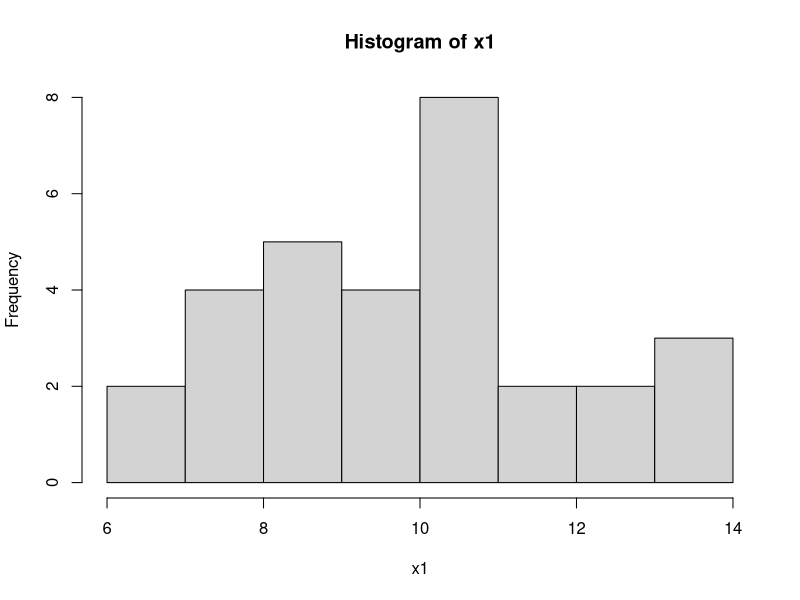
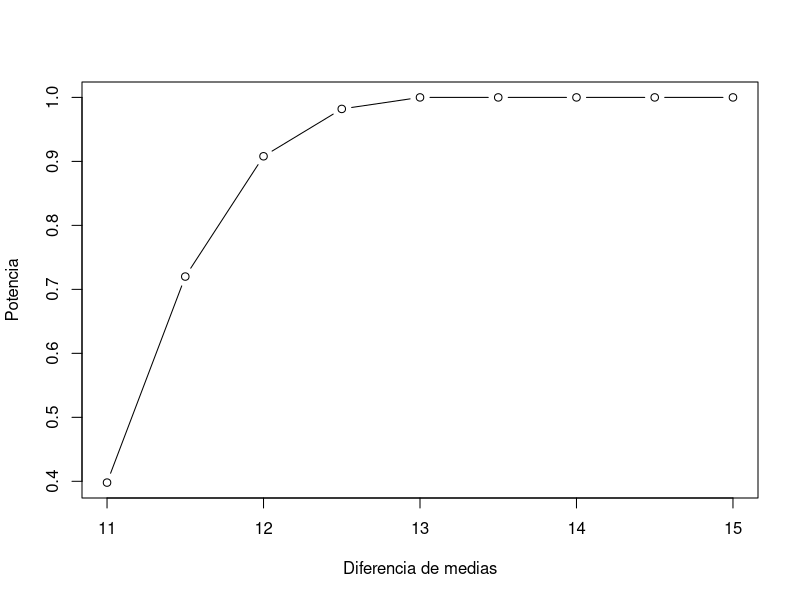

Write R code to recreate these figures, in order.
## ---- chunk 1
set.seed(123) # Para reproducibilidad
n1 <- 30
n2 <- 30
mu1 <- 10
mu2 <- 12
sd1 <- 2
sd2 <- 2.5
(x1 <- rnorm(n1, mu1, sd1))
(x2 <- rnorm(n2, mu2, sd2))
hist(x1)

## ---- chunk 2
t.test(x1, x2, var.equal = TRUE)

## ---- chunk 3
# Simulación de la potencia
set.seed(123) # Para reproducibilidad
n1 <- 30
n2 <- 30
mu1 <- 10
mu2 <- seq(11, 15, 0.5) # Diferentes valores de la media de la segunda muestra
sd1 <- 2
sd2 <- 2.5

nsim <- 1000
power <- rep(NA, length(mu2))

for (i in seq_along(mu2)) {
  detect <- rep(NA, nsim)
  for (j in 1:nsim) {
    x1 <- rnorm(n1, mu1, sd1)
    x2 <- rnorm(n2, mu2[i], sd2)
    res <- t.test(x1, x2, var.equal = TRUE)
    detect[j] <- res$p.value < 0.05
  }
  power[i] <- mean(detect)
}

# Gráfico de la potencia en función de la diferencia de medias
plot(mu2, power, type = "b", xlab = "Diferencia de medias", ylab = "Potencia")

## ---- chunk 4
set.seed(123) # Para reproducibilidad
n <- 20
mu1 <- 0
mu2 <- 2
sd1 <- 1
sd2 <- 1
alpha <- 0.05

# Cálculo de la potencia
library(pwr)
pwr.t.test(n = n, d = (mu2 - mu1) / sqrt((sd1^2 + sd2^2) / 2), 
           sig.level = alpha, type = "two.sample", alternative = "two.sided")
